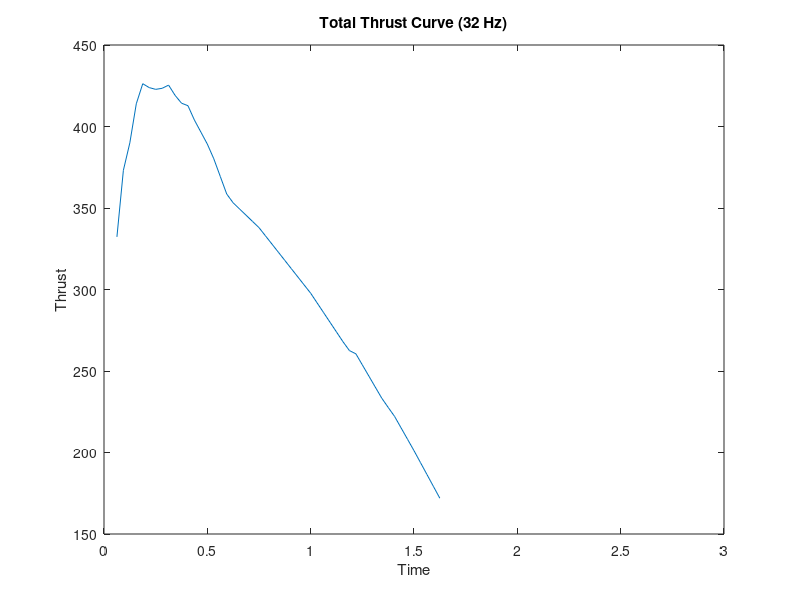

Here is the MATLAB script that generated this plot:
clc; close all; clear variables

time_pts_I170= [.06 .16 0.25 .5 .75 1 1.5 2.18 2.25 2.3 2.35 2.4];
thrust_I170=  [89 169 184.6 202.4 207.3 202.4 177.9 137.9 139.7 131.2 22.2 0];

time_pts_H130= [0.011 .029 .04 .055 .086 .11 .147 .19 .226 .266 .304 .348 .4 .419 .432 .531 .601 1.184 1.216 1.351 1.402 1.633];   
thrust_H130=  [90.913 180.689 207.962 235.236 260.237 250.578 246.6 252.85 242.623 235.236 238.645 226.713 215.349 220.463 207.692 177.279 151.71 69.321 69.321 46.593 40.342 0];


new_time_pts_H130= [0.011:.03125:1.633];
new_time_pts_I170= [0.06:.03125:2.4];
new_time_pts= [0:.03125:3];

vq1_I170 = [interp1(time_pts_I170,thrust_I170,new_time_pts)]
vq1_H130 = [interp1(time_pts_H130,thrust_H130,new_time_pts)];

total_thrust= vq1_I170 + vq1_H130

plot(new_time_pts,total_thrust); xlabel 'Time'; ylabel 'Thrust';
xlim([0 3]);
title('Total Thrust Curve (32 Hz)');


